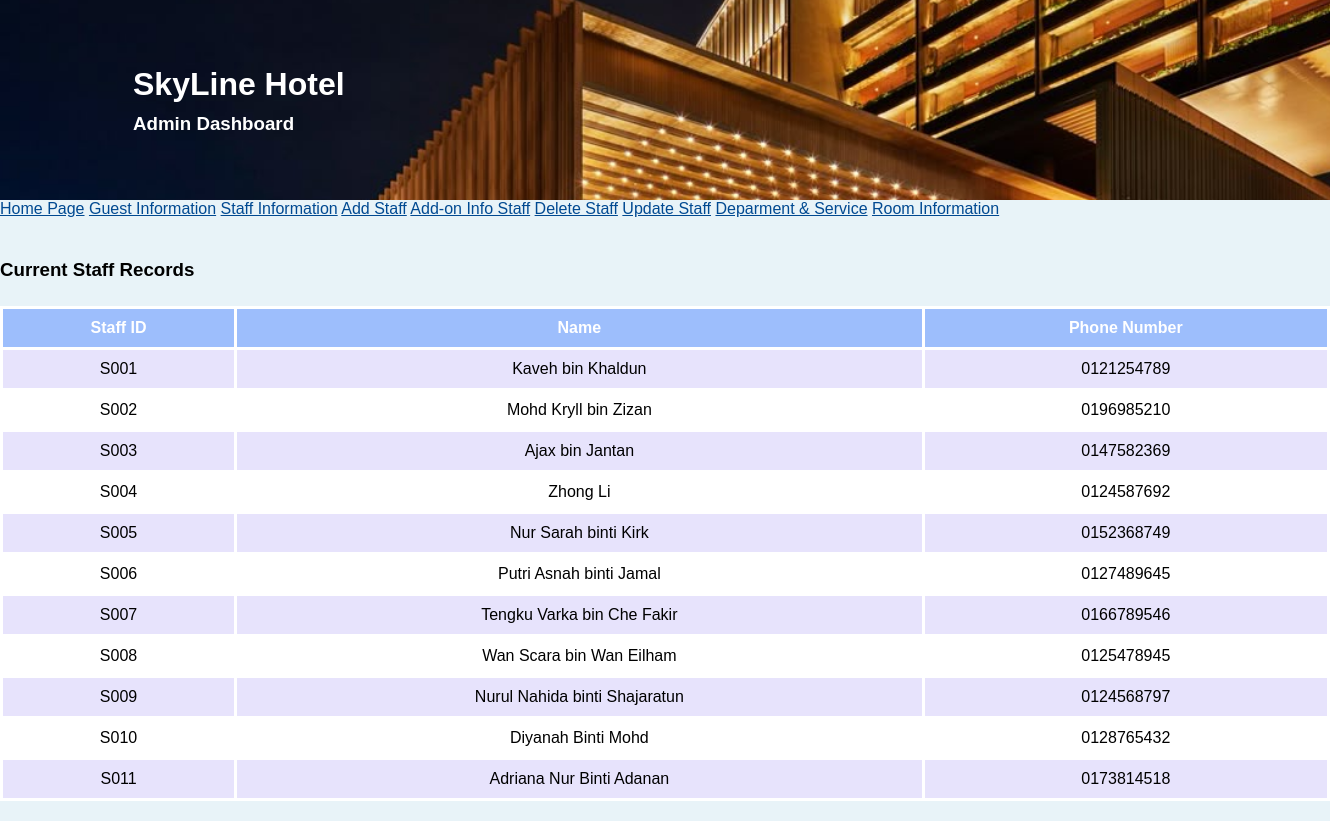
Page /staff.php on the committed database.
### tables this page shows
CREATE TABLE `staff` (
  `StaffID` varchar(4) NOT NULL,
  `Staffname` varchar(30) NOT NULL,
  `staffphone` varchar(16) NOT NULL
);

### staff.php (the view, shortened to what this page needs)
<!DOCTYPE html>
<html>
<head>
</head>
<?php
include 'index.php';
$sql = "SELECT * FROM Staff";
$result = $conn->query($sql);
if ($result->num_rows > 0) {
    echo "<h3>Current Staff Records</h3>";
 echo "<table border='1'>
		<tr>
			<th>Staff ID</th>
			<th> Name </th>
			<th>Phone Number</th>
		</tr>";
    while($row = $result->fetch_assoc()) {
        echo "<tr>
			<td> ". $row["StaffID"]. " </td>
			<td> ". $row["Staffname"]. " </td>
			<td> ". $row["staffphone"]. " </td>
	     </tr>";
    }
} else {
    echo "0 results";
}
?>
</body>
</html>

### style.css (style rules this page uses)
body { margin: 0; font-family: Arial, sans-serif; background-color: #e8f3f8; }
h1, h2, h3 { margin: 0; padding: 5px 0; }
table { width: 100%; border-collapse: collapse; margin: 20px 0; font-size: 16px; text-align: center; }
table th { background-color: #9dbefc; color: #fff; padding: 10px; border: 3px solid #ffffff; }
table td { padding: 10px; border: 3px solid #ffffff; }
table tr:nth-child(even) { background-color: #e7e3fc; }
table tr:nth-child(odd) { background-color: #ffffff; }

### rows in the picture
staff: StaffID "S001", Staffname "Kaveh bin Khaldun", staffphone "0121254789"
staff: StaffID "S002", Staffname "Mohd Kryll bin Zizan", staffphone "0196985210"
staff: StaffID "S003", Staffname "Ajax bin Jantan", staffphone "0147582369"
staff: StaffID "S004", Staffname "Zhong Li", staffphone "0124587692"
staff: StaffID "S005", Staffname "Nur Sarah binti Kirk", staffphone "0152368749"
staff: StaffID "S006", Staffname "Putri Asnah binti Jamal", staffphone "0127489645"
staff: StaffID "S007", Staffname "Tengku Varka bin Che Fakir", staffphone "0166789546"
staff: StaffID "S008", Staffname "Wan Scara bin Wan Eilham", staffphone "0125478945"
staff: StaffID "S009", Staffname "Nurul Nahida binti Shajaratun", staffphone "0124568797"
staff: StaffID "S010", Staffname "Diyanah Binti Mohd", staffphone "0128765432"
staff: StaffID "S011", Staffname "Adriana Nur Binti Adanan", staffphone "0173814518"

### other values in the picture
$skylinehotel "SkyLine Hotel"
